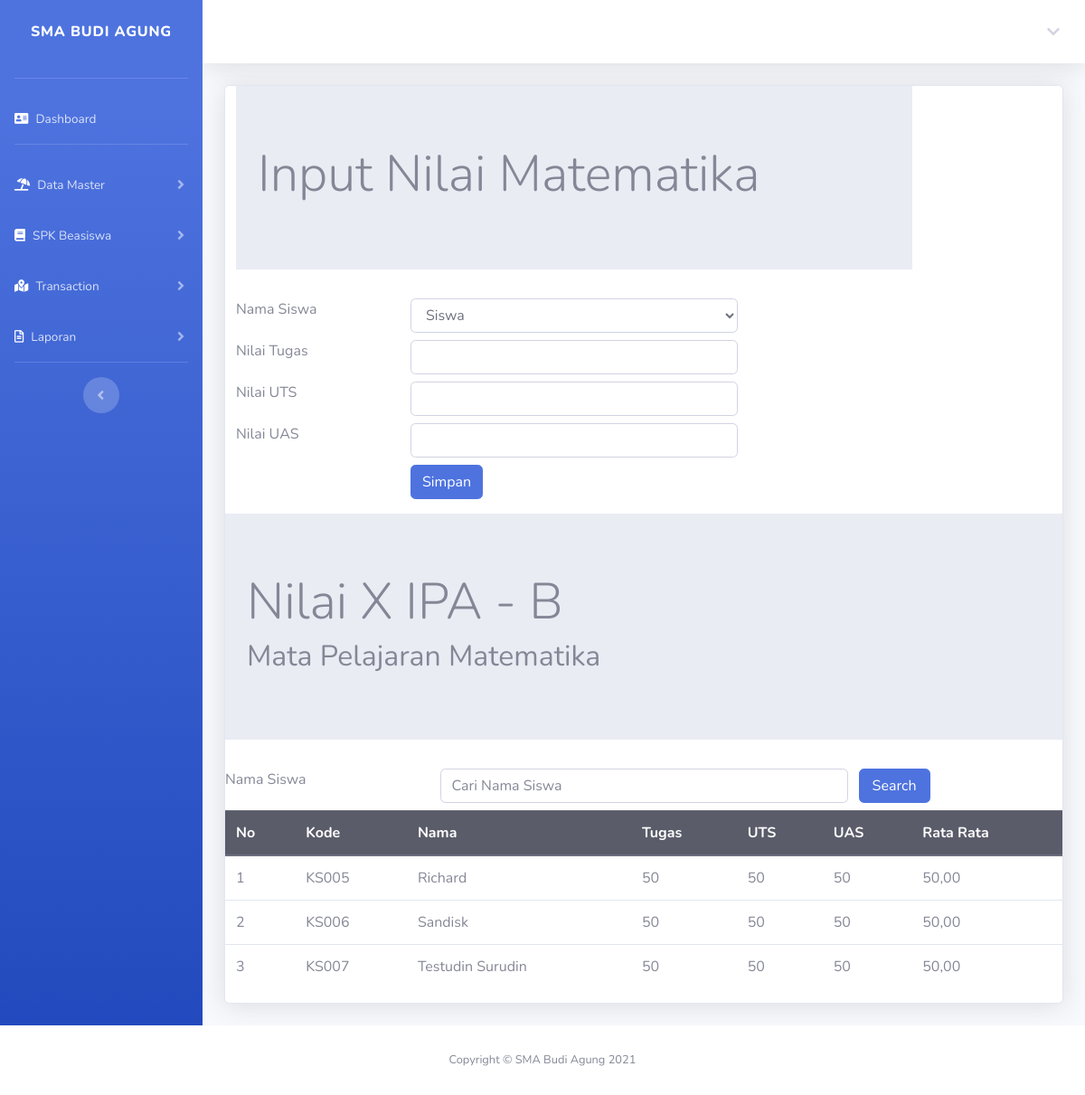
Screenshot of /nilaiMapelKelas.php?kelas=KD002&mapel=KM003 (signed in) with the database file from the repository.
### tables this page shows
CREATE TABLE `matapelajaran` (
  `id` int(11) NOT NULL,
  `kode_matpel` varchar(20) NOT NULL,
  `nama_matpel` varchar(100) NOT NULL
);

CREATE TABLE `kelas` (
  `kode_kelas` varchar(100) NOT NULL,
  `nama_kelas` varchar(100) NOT NULL,
  `jurusan` varchar(100) NOT NULL,
  `nomor_kelas` varchar(100) NOT NULL
);

CREATE TABLE `nilai` (
  `id` int(11) NOT NULL,
  `kode_kelas` varchar(100) NOT NULL,
  `kode_siswa` varchar(100) NOT NULL,
  `kodematpel` varchar(15) NOT NULL,
  `matpel` varchar(100) NOT NULL,
  `tugas` int(100) NOT NULL,
  `uts` int(100) NOT NULL,
  `uas` int(100) NOT NULL
);

CREATE TABLE `siswa` (
  `id` int(11) NOT NULL,
  `kode_siswa` varchar(10) NOT NULL,
  `nama_siswa` varchar(100) NOT NULL,
  `notelp_siswa` varchar(20) NOT NULL,
  `alamat_siswa` varchar(100) NOT NULL,
  `email_siswa` varchar(100) NOT NULL
);

### nilaiMapelKelas.php (the view, shortened to what this page needs)
<!DOCTYPE html>
<?php
include "includes/config.php";
$kodeKelas = $_GET['kelas'];
$kodeMapel = $_GET['mapel'];
$res = mysqli_query($connection, "select * from kelas where kode_kelas = '$kodeKelas'");
$kelas = mysqli_fetch_row($res);
$mapel = mysqli_query($connection, "select * from matapelajaran where kode_matpel= '$kodeMapel'");
$resMapel = mysqli_fetch_row($mapel);
?>
<html lang="en">
<head>
    <link rel="stylesheet" type="text/css" href="css/bootstrap.min.css">
</head>
<?php include "header.php"; ?>
<div class="container-fluid">
    <div class="card shadow mb-4">
        <body>
            <div>
                <div class="col-sm-10">
                    <div class="jumbotron jumbotron-fluid">
                        <div class="container">
                            <h1 class="display-4">Input Nilai <?php echo $resMapel[2] ?></h1>
                        </div>
                    </div>
                    <div>
                        <form method="POST">
                            <div class="form-group row mb-2">
                                <label for="search" class="col-sm-3">Nama Siswa</label>
                                <div class="col-sm-6">
                                    <select name="siswa" class="form-control" id="siswa">
                                        <option>Siswa</option>
                                    </select>
                                </div>
                            </div>
                            <div class="form-group row mb-2">
                                <label for="search" class="col-sm-3">Nilai Tugas</label>
                                <div class="col-sm-6">
                                    <input type="text" name="tugas" class="form-control" />
                                </div>
                            </div>
                            <div class="form-group row mb-2">
                                <label for="search" class="col-sm-3">Nilai UTS</label>
                                <div class="col-sm-6">
                                    <input type="text" name="uts" class="form-control" />
                                </div>
                            </div>
                            <div class="form-group row mb-2">
                                <label for="search" class="col-sm-3">Nilai UAS</label>
                                <div class="col-sm-6">
                                    <input type="text" name="uas" class="form-control" />
                                </div>
                            </div>
                            <div class="form-group row">
                                <div class="col-sm-10 offset-3">
                                    <input type="submit" class="btn btn-primary right" value="Simpan" name="simpan">
                                </div>
                            </div>
                        </form>
                    </div>
                </div>
                <div class="jumbotron jumbotron-fluid">
                    <div class="container">
                        <h1 class="display-4">Nilai <?php echo $kelas[1] ?> <?php echo $kelas[2]; ?> - <?php echo $kelas[3] ?> </h1>
                        <h2 class="align-content-center"> Mata Pelajaran <?php echo $resMapel[2] ?> </h2>
                    </div>
                </div>
                <div>
                    <form method="POST">
                        <div class="form-group row mb-2">
                            <label for="search" class="col-sm-3">Nama Siswa</label>
                            <div class="col-sm-6">
                                <input type="text" name="search" class="form-control" id="search" value="<?php if (isset($_POST['search'])) {
                                                                                                                echo $_POST['search'];
                                                                                                            } ?>" placeholder="Cari Nama Siswa">
                            </div>
                            <input type="submit" name="kirim" class="col-sm-1 btn btn-primary" value="Search">
                        </div>
                    </form>
                </div>
                <div>
                    <table class="table table success">
                        <thead class="thead-dark">
                            <tr>
                                <th>No</th>
                                <th>Kode</th>
                                <th>Nama</th>
                                <th>Tugas</th>
                                <th>UTS</th>
                                <th>UAS</th>
                                <th>Rata Rata</th>
                            </tr>
                        </thead>
                        <tbody>
                            <?php
                            if (isset($_POST["kirim"])) {
                                $search = $_POST['search'];
                                $query = mysqli_query($connection, "select * from nilai join kelasdetail on nilai.kode_siswa = kelasdetail.kode_siswa join siswa on nilai.kode_siswa = siswa.kode_siswa where nama_siswa like '%" . $search . "%' and kodematpel = '$kodeMapel' AND kelasdetail.kode_kelas = '$kodeKelas'  order by nama_siswa asc ");
                            } else {
                                $query = mysqli_query($connection, "select * from nilai join kelasdetail on nilai.kode_siswa = kelasdetail.kode_siswa join siswa on nilai.kode_siswa = siswa.kode_siswa where kodematpel = '$kodeMapel' AND nilai.kode_kelas = '$kodeKelas' order by nama_siswa asc");
                            }
                            $nomor = 1;
                            while ($row = mysqli_fetch_assoc($query)) {
                            ?>
                                <tr>
                                    <td><?php echo $nomor; ?></td>
                                    <td><?php echo $row['kode_siswa']; ?></td>
                                    <td><?php echo $row['nama_siswa']; ?></td>
                                    <td><?php echo $row['tugas']; ?></td>
                                    <td><?php echo $row['uts']; ?></td>
                                    <td><?php echo $row['uas']; ?></td>
                                    <td><?php echo number_format((($row['uas'] + $row['uts'] + $row['tugas']) / 3), 2, ","); ?></td>
                                    <?php $nomor = $nomor + 1; ?>
                                <?php } ?>
                        </tbody>
                    </table>
                </div>
            </div>
    </div>
    </body>
<?php include "footer.php"; ?>
</html>

### rows the page displays
matapelajaran: nama_matpel "Matematika"
kelas: nama_kelas "X", jurusan "IPA", nomor_kelas "B"
nilai: siswa.kode_siswa "KS005", siswa.nama_siswa "Richard", tugas "50", uts "50", uas "50", ($row['uas'] + $row['uts'] + $row['tugas']) / 3 "50,00"
nilai: siswa.kode_siswa "KS006", siswa.nama_siswa "Sandisk", tugas "50", uts "50", uas "50", ($row['uas'] + $row['uts'] + $row['tugas']) / 3 "50,00"
nilai: siswa.kode_siswa "KS007", siswa.nama_siswa "Testudin Surudin", tugas "50", uts "50", uas "50", ($row['uas'] + $row['uts'] + $row['tugas']) / 3 "50,00"
